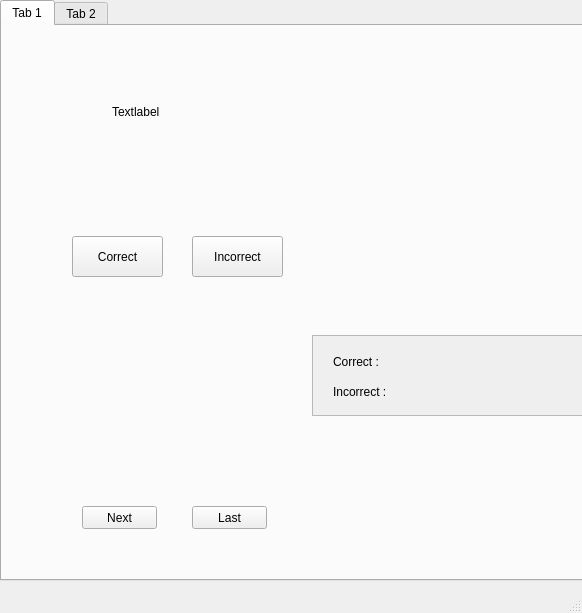
<?xml version="1.0" encoding="UTF-8"?>
<ui version="4.0">
 <class>MainWindow</class>
 <widget class="QMainWindow" name="MainWindow">
  <property name="geometry">
   <rect>
    <x>0</x>
    <y>0</y>
    <width>582</width>
    <height>613</height>
   </rect>
  </property>
  <property name="windowTitle">
   <string>MainWindow</string>
  </property>
  <widget class="QWidget" name="centralwidget">
   <widget class="QTabWidget" name="tabWidget">
    <property name="geometry">
     <rect>
      <x>0</x>
      <y>0</y>
      <width>591</width>
      <height>581</height>
     </rect>
    </property>
    <property name="currentIndex">
     <number>0</number>
    </property>
    <widget class="QWidget" name="tab">
     <attribute name="title">
      <string>Tab 1</string>
     </attribute>
     <widget class="QPushButton" name="nextButton">
      <property name="geometry">
       <rect>
        <x>80</x>
        <y>480</y>
        <width>75</width>
        <height>23</height>
       </rect>
      </property>
      <property name="text">
       <string>Next</string>
      </property>
     </widget>
     <widget class="QPushButton" name="lastButton">
      <property name="geometry">
       <rect>
        <x>190</x>
        <y>480</y>
        <width>75</width>
        <height>23</height>
       </rect>
      </property>
      <property name="text">
       <string>Last</string>
      </property>
     </widget>
     <widget class="QLabel" name="label">
      <property name="geometry">
       <rect>
        <x>110</x>
        <y>40</y>
        <width>401</width>
        <height>91</height>
       </rect>
      </property>
      <property name="text">
       <string>Textlabel</string>
      </property>
     </widget>
     <widget class="QScrollArea" name="scrollArea">
      <property name="geometry">
       <rect>
        <x>310</x>
        <y>309</y>
        <width>271</width>
        <height>81</height>
       </rect>
      </property>
      <property name="widgetResizable">
       <bool>true</bool>
      </property>
      <widget class="QWidget" name="scrollAreaWidgetContents">
       <property name="geometry">
        <rect>
         <x>0</x>
         <y>0</y>
         <width>269</width>
         <height>79</height>
        </rect>
       </property>
       <widget class="QLabel" name="labelIncorrect">
        <property name="geometry">
         <rect>
          <x>20</x>
          <y>40</y>
          <width>158</width>
          <height>31</height>
         </rect>
        </property>
        <property name="text">
         <string>Incorrect :</string>
        </property>
       </widget>
       <widget class="QLabel" name="labelCorrect">
        <property name="geometry">
         <rect>
          <x>20</x>
          <y>10</y>
          <width>271</width>
          <height>31</height>
         </rect>
        </property>
        <property name="text">
         <string>Correct :</string>
        </property>
       </widget>
       <widget class="QLabel" name="labelNumcorrect">
        <property name="geometry">
         <rect>
          <x>190</x>
          <y>10</y>
          <width>71</width>
          <height>31</height>
         </rect>
        </property>
        <property name="text">
         <string/>
        </property>
       </widget>
       <widget class="QLabel" name="labelNumincorrect">
        <property name="geometry">
         <rect>
          <x>190</x>
          <y>40</y>
          <width>71</width>
          <height>31</height>
         </rect>
        </property>
        <property name="text">
         <string/>
        </property>
       </widget>
      </widget>
     </widget>
     <widget class="QPushButton" name="correctButton">
      <property name="geometry">
       <rect>
        <x>70</x>
        <y>210</y>
        <width>91</width>
        <height>41</height>
       </rect>
      </property>
      <property name="text">
       <string>Correct</string>
      </property>
     </widget>
     <widget class="QPushButton" name="incorrectButton">
      <property name="geometry">
       <rect>
        <x>190</x>
        <y>210</y>
        <width>91</width>
        <height>41</height>
       </rect>
      </property>
      <property name="text">
       <string>Incorrect</string>
      </property>
     </widget>
    </widget>
    <widget class="QWidget" name="tab_2">
     <attribute name="title">
      <string>Tab 2</string>
     </attribute>
    </widget>
   </widget>
  </widget>
  <widget class="QMenuBar" name="menubar">
   <property name="geometry">
    <rect>
     <x>0</x>
     <y>0</y>
     <width>582</width>
     <height>23</height>
    </rect>
   </property>
  </widget>
  <widget class="QStatusBar" name="statusbar"/>
 </widget>
 <resources/>
 <connections/>
</ui>
